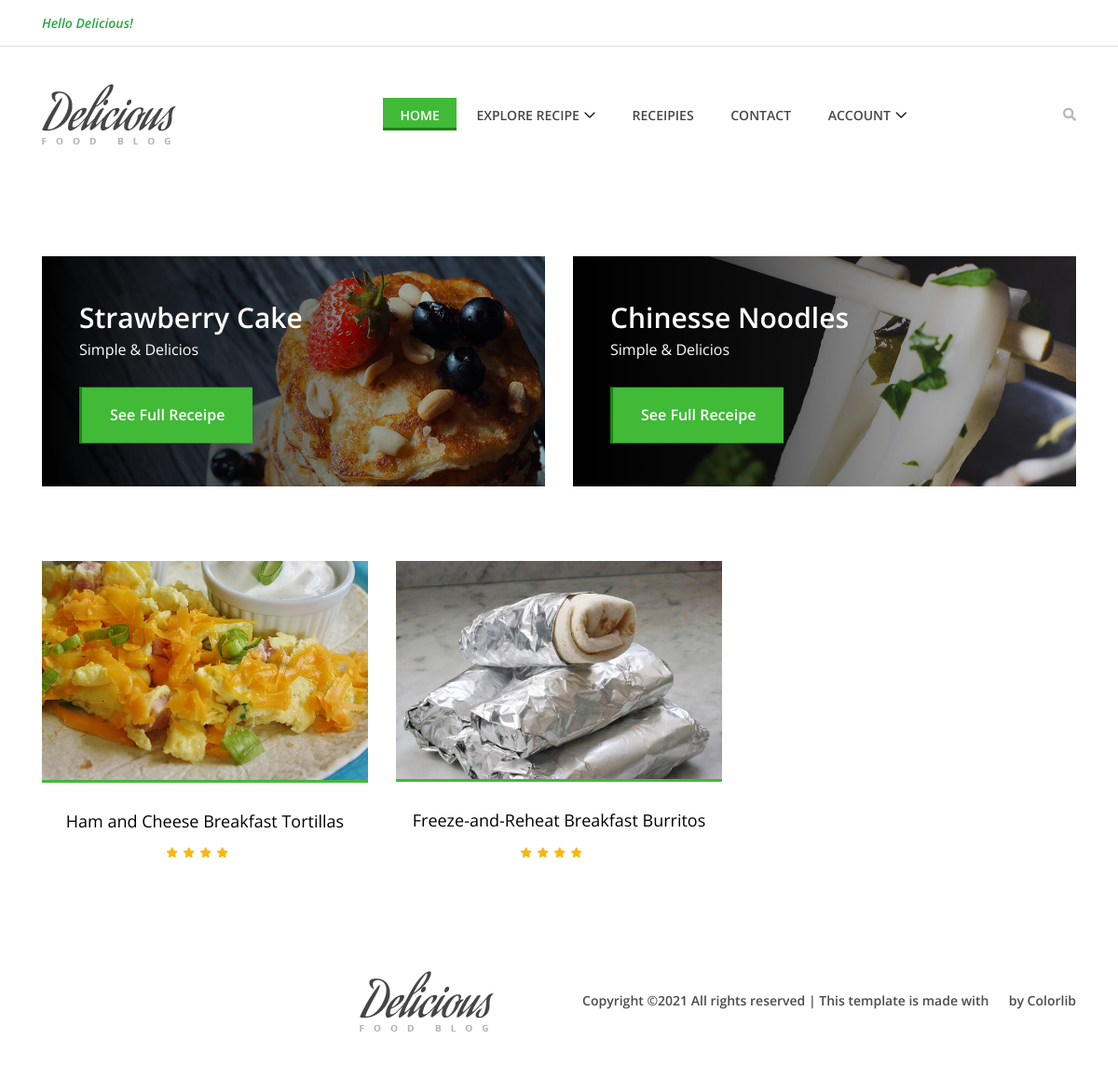
The page /allrecipe.php?id=1 on the database its author committed.
### tables this page shows
CREATE TABLE `recipe` (
  `id` int(11) NOT NULL,
  `title` varchar(256) NOT NULL,
  `description` text NOT NULL,
  `posted_date` date NOT NULL,
  `image` varchar(256) NOT NULL,
  `prep` float NOT NULL,
  `total_time` float NOT NULL,
  `servings` float NOT NULL,
  `user_id` int(11) NOT NULL,
  `yields` float NOT NULL,
  `sub_id` int(11) NOT NULL,
  `status` tinyint(1) NOT NULL DEFAULT 0
);

### allrecipe.php (the view, shortened to what this page needs)
<?php
include('partials/headlinks.php');
include('partials/header.php');
if(isset($_GET['id'])){
     $id = $_GET['id'];
}
?>
<section class="top-catagory-area section-padding-80-0">
    <div class="container">
        <div class="row">
            <div class="col-12 col-lg-6">
                <div class="single-top-catagory">
                    <img src="img/bg-img/bg2.jpg" alt="">
                    <div class="top-cta-content">
                        <h3>Strawberry Cake</h3>
                        <h6>Simple &amp; Delicios</h6>
                        <a href="receipe-post.html" class="btn delicious-btn">See Full Receipe</a>
                    </div>
                </div>
            </div>
            <div class="col-12 col-lg-6">
                <div class="single-top-catagory">
                    <img src="img/bg-img/bg3.jpg" alt="">
                    <div class="top-cta-content">
                        <h3>Chinesse Noodles</h3>
                        <h6>Simple &amp; Delicios</h6>
                        <a href="receipe-post.html" class="btn delicious-btn">See Full Receipe</a>
                    </div>
                </div>
            </div>
        </div>
    </div>
</section>
<section class="best-receipe-area">
    <div class="container">
        <div class="row">
            <?php
                $sql = "select * from recipe where sub_id = $id and status = 1";
                $result = mysqli_query($conn,$sql);
                while($row = mysqli_fetch_assoc($result)){
                    ?>
            <div class="col-12 col-sm-6 col-lg-4">
                <div class="single-best-receipe-area mb-30">
                    <img style="height:500;width:500" src="images/recipes/<?php
                        echo $row['image'];
                    ?>" alt="">
                    <div class="receipe-content">
                        <a href="receipedetail.php?id=<?php echo $row['id'];?>">
                            <h5><?php
                        echo $row['title'];
                    ?></h5>
                        </a>
                        <div class="ratings">
                            <i class="fa fa-star" aria-hidden="true"></i>
                            <i class="fa fa-star" aria-hidden="true"></i>
                            <i class="fa fa-star" aria-hidden="true"></i>
                            <i class="fa fa-star" aria-hidden="true"></i>
                            <i class="fa fa-star-o" aria-hidden="true"></i>
                        </div>
                    </div>
                </div>
            </div>
            <?php }
               ?>
        </div>
    </div>
    </section>
    <?php
    include('partials/footer.php');
    ?>

### style.css (style rules this page uses)
* { margin: 0; padding: 0; }
h1, h2, h3, h4, h5, h6 { color: #000000; line-height: 1.3; font-weight: 600; }
img { height: auto; max-width: 100%; }
.mb-30 { margin-bottom: 30px !important; }
.section-padding-80-0 { padding-top: 80px; padding-bottom: 0; }
.delicious-btn { display: inline-block; min-width: 160px; height: 60px; color: #ffffff; border: none; border-left: 3px solid #1c8314; border-radius: 0; padding: 0 30px; font-size: 16px; line-height: 58px; font-weight: 600; -webkit-transition-duration: 500ms; transition-duration: 500ms; text-transform: capitalize; background-color: #40ba37; }
.single-top-catagory { position: relative; z-index: 2; margin-bottom: 80px; -webkit-transition-duration: 500ms; transition-duration: 500ms; overflow: hidden; }
.single-top-catagory img { width: 100%; }
.single-top-catagory::after { content: ""; position: absolute; height: 100%; width: 100%; z-index: 5; top: 0; left: 0; background: rgba(0, 0, 0, 0.8); background: -webkit-linear-gradient(to right, #000, rgba(0, 0, 0, 0.1)); background: linear-gradient(to right, #000, rgba(0, 0, 0, 0.1)); }
.single-top-catagory .top-cta-content { position: absolute; top: 50%; left: 40px; width: auto; height: auto; -webkit-transform: translateY(-50%); transform: translateY(-50%); z-index: 10; }
.single-top-catagory .top-cta-content h3 { font-size: 30px; color: #ffffff; font-weight: 600; margin-bottom: 5px; }
.single-top-catagory .top-cta-content h6 { color: #ffffff; margin-bottom: 30px; display: block; font-weight: 400; }
.best-receipe-area { position: relative; z-index: 1; padding-bottom: 50px; }
.single-best-receipe-area { position: relative; z-index: 1; }
.single-best-receipe-area img { border-bottom: 3px solid #40ba37; }
.single-best-receipe-area .receipe-content { padding-top: 30px; text-align: center; }
.single-best-receipe-area .receipe-content h5 { font-size: 18px; margin-bottom: 10px; font-weight: 400; -webkit-transition-duration: 500ms; transition-duration: 500ms; }
.single-best-receipe-area .receipe-content .ratings i { font-size: 11px; color: #fbb710; display: inline-block; padding: 0 1px; }

### rows shown on the page
recipe: image (picture), title "Ham and Cheese Breakfast Tortillas"
recipe: image (picture), title "Freeze-and-Reheat Breakfast Burritos"
